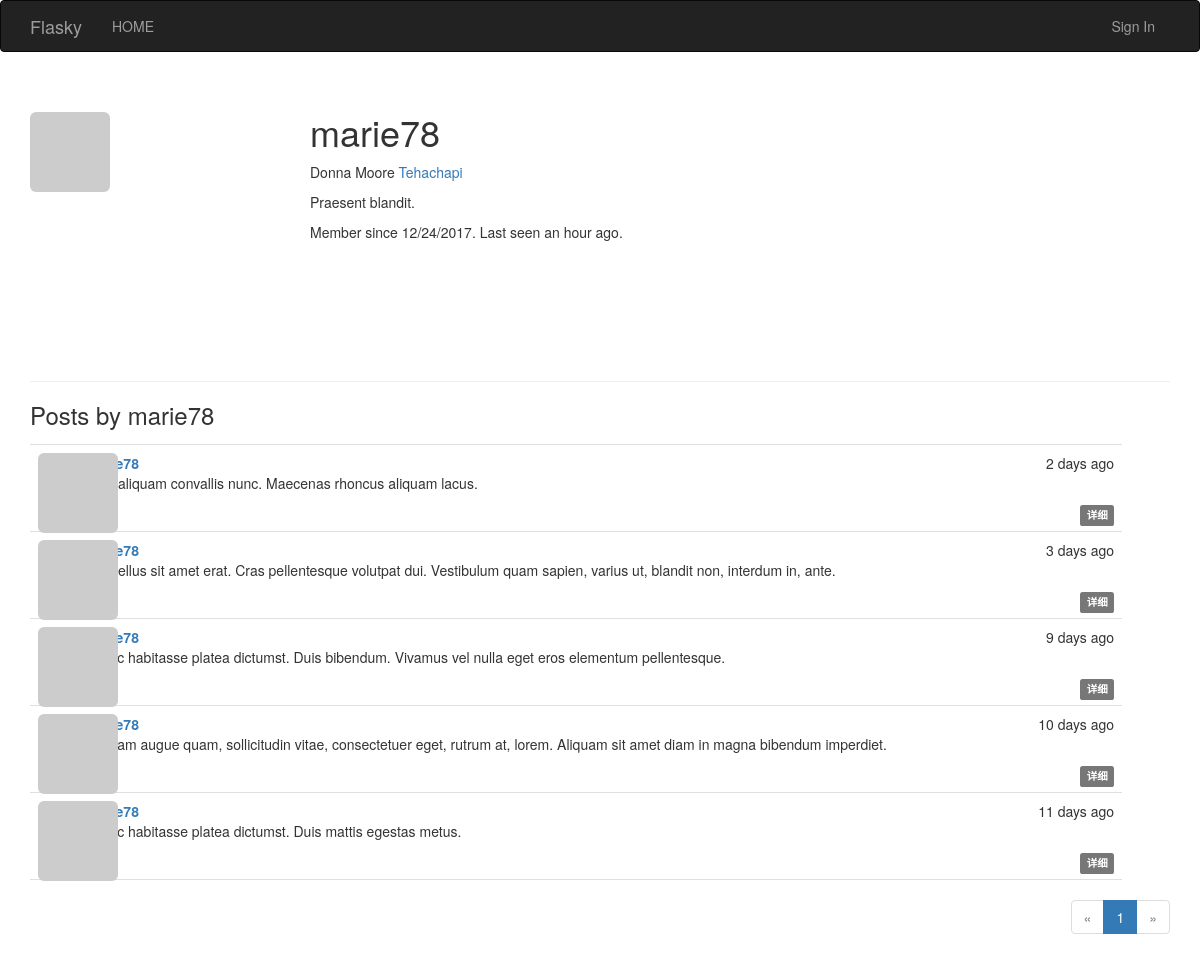
The page /user/marie78 on the database its author committed.
### app/models.py (models this page shows, shortened)
class User(UserMixin, db.Model):
    __tablename__ = 'users'
    id = db.Column(db.Integer, primary_key=True)
    email = db.Column(db.String(64), unique=True, index=True)
    username = db.Column(db.String(64), unique=True, index=True)
    password_hash = db.Column(db.String(128))
    role_id = db.Column(db.Integer, db.ForeignKey('roles.id'))
    confirmed = db.Column(db.Boolean, default=False)
    name = db.Column(db.String(64))
    location = db.Column(db.String(64))
    about_me = db.Column(db.Text())
    member_since = db.Column(db.DateTime(), default=datetime.utcnow)
    last_seen = db.Column(db.DateTime(), default=datetime.utcnow)
    posts = db.relationship('Post', backref='author', lazy='dynamic')
    @property
    def password(self):
        raise AttributeError('password is not a readable attribute')
    def gravatar(self, size=100, default='identicon', rating='g'):
        if request.is_secure:
            url = 'https://secure.gravatar.com/avatar'
        else:
            url = 'http://www.gravatar.com/avatar'
        hash = hashlib.md5(self.email.encode('utf-8')).hexdigest()
        return '{}/{}?s={}&d={}&r={}'.format(url, hash, size, default, rating)

class Post(db.Model):
    __tablename__ = 'posts'
    id = db.Column(db.Integer, primary_key=True)
    body = db.Column(db.Text)
    timestamp = db.Column(db.DateTime, index=True, default=datetime.utcnow)
    author_id = db.Column(db.Integer, db.ForeignKey('users.id'))
    body_html = db.Column(db.Text)

### app/main/views.py (the view)
@main.route('/user/<username>')
def user(username):
    user = User.query.filter_by(username=username).first()
    if user is None:
        abort(404)
    page = request.args.get('page', 1, type=int)
    pagination = user.posts.order_by(Post.timestamp.desc()).paginate(
        page, per_page=current_app.config['POSTS_PER_PAGE'],
        error_out=False)
    posts = pagination.items
    return render_template('user.html', user=user, posts=posts, pagination=pagination)

### app/auth/views.py (called while the page is built)
@auth.before_app_request
def before_request():
    if current_user.is_authenticated:
        current_user.ping()
        if not current_user.confirmed and request.endpoint[:5]!='auth.':
            flash("尽快认证账号")

### app/main/__init__.py (called while the page is built)
@main.app_context_processor
def inject_permissions():
    return dict(Permission=Permission)

### app/models.py (called while the page is built)
    def is_administrator(self):
        return False

### app/templates/user.html (shortened to what this page needs)
{% extends "base.html"%}
{% import "_macros.html" as macros%}
{% block page_content %}
<div class="page-header">
    <img class="img-rounded profile-thumbnail" src="{{ user.gravatar(size=256)}} " >
    <div class="profile-header" >
        <h1>{{user.username}}</h1>
        {% if user.name or user.location%}
        <p>{% if user.name%}{{user.name}}{% endif%}
        {% if user.location%}<a href="http://maps.baidu.com/?q={{user.location}}">{{ user.location}}</a>{%endif%}
        </p>
        {% endif%}
        {% if user.about_me %}<p>{{ user.about_me }}</p>{% endif %}
        <p>
            Member since {{ moment(user.member_since).format('L') }}.
            Last seen {{ moment(user.last_seen).fromNow() }}.
        </p>
    </div>
</div>
<div class="posts">
    <h3>Posts by {{ user.username }}</h3>
    {% include '_posts.html'%}
{% if pagination %}
<div class="pagination">
    {{ macros.pagination_widget(pagination, '.user', username=user.username) }}
</div>
{% endif %}
</div>
{% endblock %}

### app/templates/_posts.html (shortened to what this page needs)
<ul class="posts">
    {% for post in posts %}
    <li class="post">
        <div class="post-thumbnail">
            <a href="{{ url_for('.user', username=post.author.username) }}">
                <img class="img-rounded profile-thumbnail" src="{{ post.author.gravatar(size=40) }}">
            </a>
        </div>
        <div class="post-content">
            <div class="post-date">{{ moment(post.timestamp).fromNow() }}</div>
            <div class="post-author"><a href="{{ url_for('.user', username=post.author.username) }}">{{ post.author.username }}</a></div>
            <div class="post-body">
                {% if post.body_html %}
                    {{ post.body_html |safe}}
                {% else %}
                    {{ post.body}}
                {% endif %}
            </div>
            <div class="post-footer">
                <a href="{{url_for('.post',id=post.id)}}">
                    <span class="label label-default">详细</span>
                </a>
            </div>
        </div>
    </li>
    {% endfor %}
</ul>

### app/static/styles.css (style rules this page uses)
.profile-thumbnail { position: absolute; }
.profile-header { min-height: 260px; margin-left: 280px; }
ul.posts { list-style-type: none; padding: 0px; margin: 16px 48px 0px 0px; border-top: 1px solid #e0e0e0; }
ul.posts li.post { padding: 8px; border-bottom: 1px solid #e0e0e0; }
div.post-date { float: right; }
div.post-author { font-weight: bold; }
div.post-thumbnail { position: absolute; }
div.post-content { margin-left: 48px; min-height: 48px; }
div.post-footer { text-align: right; }
div.pagination { width: 100%; text-align: right; padding: 0px; margin: 0px; }

### rows shown on the page
User: username "marie78", name "Donna Moore", location "Tehachapi", about_me "Praesent blandit.", member_since "12/24/2017", last_seen "an hour ago"
Post: timestamp "2 days ago", body_html "Duis aliquam convallis nunc. Maecenas rhoncus aliquam lacus."
Post: timestamp "3 days ago", body_html "Phasellus sit amet erat. Cras pellentesque volutpat dui. Vestibulum quam sapien, varius ut, blandit non, interdum in, ante."
Post: timestamp "9 days ago", body_html "In hac habitasse platea dictumst. Duis bibendum. Vivamus vel nulla eget eros elementum pellentesque."
Post: timestamp "10 days ago", body_html "Aliquam augue quam, sollicitudin vitae, consectetuer eget, rutrum at, lorem. Aliquam sit amet diam in magna bibendum imperdiet."
Post: timestamp "11 days ago", body_html "In hac habitasse platea dictumst. Duis mattis egestas metus."

### other values the page prints
{{ p }} "1"
